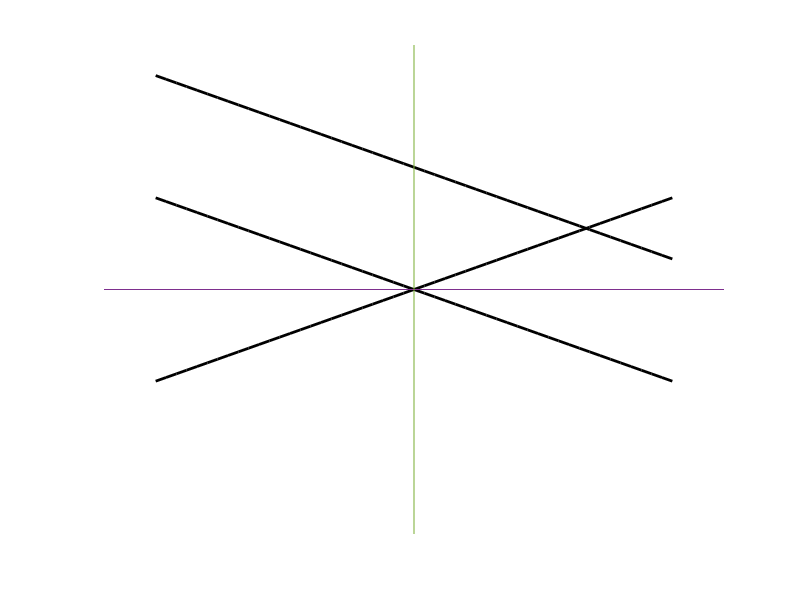
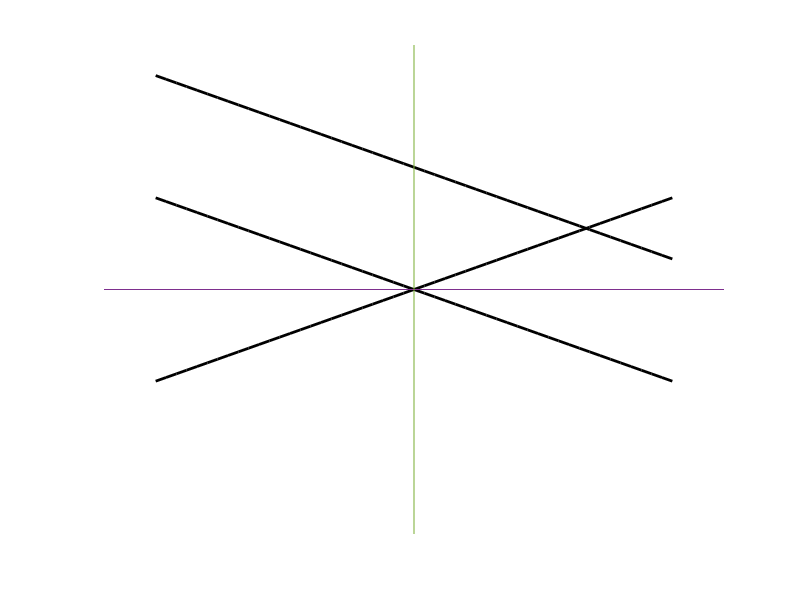

These charts were generated, in order, by the following MATLAB code:
#lines
clf;
hold on


ya=@(x) 0.3.*x;
yb=@(x) -0.3.*x;
yc=@(x) -0.3.*x+1;
%yd=@(x) -1.*(0.3.*x+1);

x=-2.5:0.1:2.5;

plot(x,ya(x),'color','black','linewidth',2)
plot(x,yb(x),'color','black','linewidth',2)
plot(x,yc(x),'color','black','linewidth',2)
%plot(x,yd(x),'color','black','linewidth',2)

plot([-3,3],[0,0])
plot([0,0],[-2,2])

grid off
axis off

print -demf lines.emf
print -deps lines.eps
